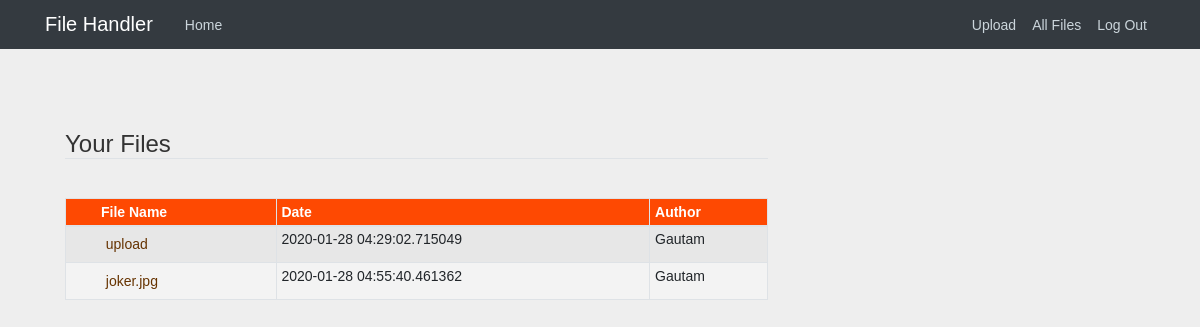
/yourfiles (signed in), run on the app's committed database.
### files_all/models.py (models this page shows, shortened)
class FileContents(db.Model):
    id = db.Column(db.Integer, primary_key=True, unique=True)
    file_name = db.Column(db.String(300))
    user_id = db.Column(db.Integer, db.ForeignKey('user.id'), nullable=False)
    uploaded_on = db.Column(db.DateTime, nullable=False, default=datetime.utcnow)

class User(db.Model, UserMixin):
    id = db.Column(db.Integer, primary_key=True)
    username = db.Column(db.String(20), nullable=False, unique=True)
    email = db.Column(db.String(40), nullable=False, unique=True)
    password = db.Column(db.String(40), nullable=False)
    files = db.relationship('FileContents', backref='author', lazy=True)

### files_all/users/routes.py (the view)
@users.route("/yourfiles", methods=['GET', 'POST'])
@login_required
def viewyourfiles():
    yourfiles = FileContents.query.filter_by(author=current_user).all()
    if len(yourfiles) != 0:
        return render_template("yourfiles.html", files=yourfiles, yourFile=True)
    else:
        flash('You dont have any files to display', 'warning')
        files = FileContents.query.all()
        return render_template("viewfiles.html", files=files, filesView=True)

### files_all/models.py (called while the page is built)
@login_manager.user_loader
def load_user(user_id):
    return User.query.get(int(user_id))

### files_all/templates/yourfiles.html
{% extends "layout.html" %}
    {% block content %}
<fieldset class="form-group">
             <legend class="border-bottom mb-4">Your Files</legend>
        <table class="table table-striped table-bordered table-sm" cellspacing="0" width="100%">
        <thead>
            <tr>
                <th>File Name</th>
                <th>Date</th>
                <th>Author</th>
            </tr>
        </thead>
        <tbody>
            {% for file in files %}
            <tr>
                <td><a href="{{url_for('static' , filename='files/' + file.file_name)}}" download>{{ file.file_name}}</a></td>
                <td>{{ file.uploaded_on}}</td>
                <td>{{ file.author.username }}</td>
            </tr>
            {% endfor %}
        </tbody>
    </table>
</fieldset>
    {% endblock content %}

### files_all/static/main.css (style rules this page uses)
body { background: #fafafa; color: #333333; margin-top: 5rem; }
* { padding:0; margin:0; }
body { color: #333; font: 14px Sans-Serif; padding: 50px; background: #eee; }
table { background-color: #F3F3F3; border-collapse: collapse; width: 100%; margin: 15px 0; }
th { background-color: #FE4902; color: #FFF; cursor: pointer; padding: 5px 10px; }
td, th { text-align: left; }
a { text-decoration: none; }
td a { color: #663300; display: block; padding: 5px 10px; }
td:first-of-type a { background: url(./.images/file.png) no-repeat 10px 50%; padding-left: 35px; }
th:first-of-type { padding-left: 35px; }
tr:nth-of-type(odd) { background-color: #E6E6E6; }
table tr td:first-of-type a[href$=".jpg"], table tr td:first-of-type a[href$=".png"], table tr td:first-of-type a[href$=".gif"], table tr td:first-of-type a[href$=".svg"], table tr td:first-of-type a[href$=".jpeg"] { background-image: url(./.images/image.png); }

### data on the page
FileContents: file_name "upload", uploaded_on "2020-01-28 04:29:02.715049", author.username "Gautam"
FileContents: file_name "joker.jpg", uploaded_on "2020-01-28 04:55:40.461362", author.username "Gautam"
